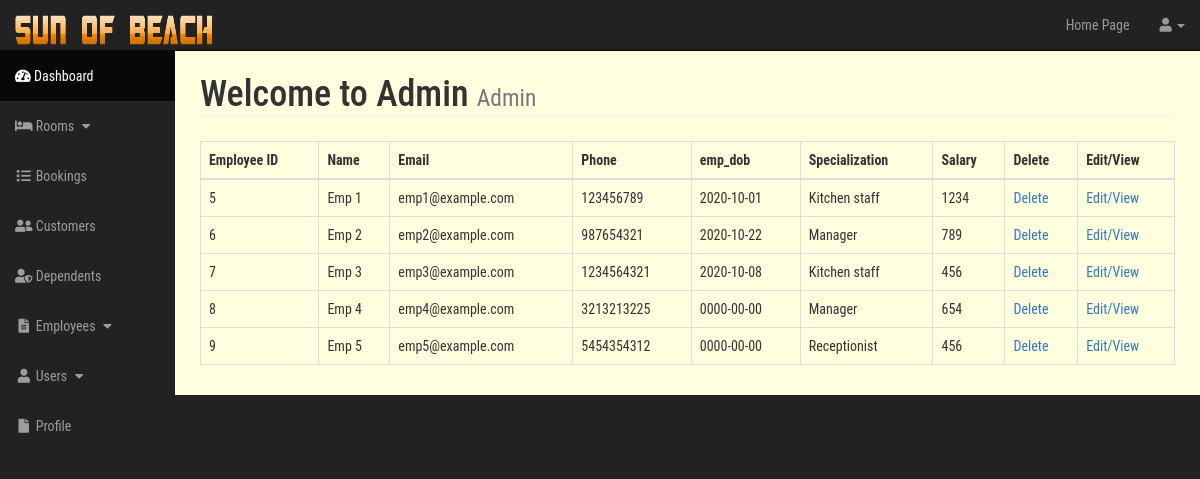
/admin/employees.php, run on the app's committed database.
### tables this page shows
CREATE TABLE `employee` (
  `emp_id` int(11) NOT NULL,
  `l_name` varchar(20) DEFAULT NULL,
  `f_name` varchar(20) DEFAULT NULL,
  `emp_email` varchar(32) DEFAULT NULL,
  `emp_phone` varchar(20) DEFAULT NULL,
  `emp_dob` date DEFAULT NULL,
  `branch_id` int(11) DEFAULT NULL
);

CREATE TABLE `kitchen_staff` (
  `salary` int(11) NOT NULL,
  `expertise` varchar(10) NOT NULL,
  `emp_id` int(11) NOT NULL
);

CREATE TABLE `manager` (
  `dept_name` varchar(10) NOT NULL,
  `salary` int(11) NOT NULL,
  `emp_id` int(11) NOT NULL
);

CREATE TABLE `receptionist` (
  `salary` int(11) NOT NULL,
  `counter_no` int(11) NOT NULL,
  `emp_id` int(11) NOT NULL
);

### admin/include/view_all_employees.php (the view, shortened to what this page needs)
<table class="table table-bordered table-hover">
    <thead>
        <tr>
            <th>Employee ID</th>
            <th>Name</th>
            <th>Email</th>
            <th>Phone</th>
            <th>emp_dob</th>
            <th>Specialization</th>
            <th>Salary</th>
            <th>Delete</th>
            <th>Edit/View</th>
        </tr>
    </thead>
    <tbody>
        <?php
        $query = "SELECT * FROM employee";
        $select_bookings=mysqli_query($con, $query);
        while($row=mysqli_fetch_assoc($select_bookings)){
            $emp_id=$row['emp_id'];
            $emp_email=$row['emp_email'];
            $emp_phone=$row['emp_phone'];
            $f_name=$row['f_name'];
            $l_name=$row['l_name'];
            $emp_dob=$row['emp_dob'];
            $query = "SELECT * FROM manager WHERE emp_id={$emp_id}";
                $select_category=mysqli_query($con, $query);
                 while($row=mysqli_fetch_assoc($select_category)){
                    $specialization="Manager";
                    $salary=$row['salary'];
                }
            $query = "SELECT * FROM receptionist WHERE emp_id={$emp_id}";
                $select_category=mysqli_query($con, $query);
                 while($row=mysqli_fetch_assoc($select_category)){
                    $specialization="Receptionist";
                    $salary=$row['salary'];
                }
            $query = "SELECT * FROM kitchen_staff WHERE emp_id={$emp_id}";
                $select_category=mysqli_query($con, $query);
                 while($row=mysqli_fetch_assoc($select_category)){
                    $specialization="Kitchen staff";
                    $salary=$row['salary'];
                }
            echo "<tr><td>{$emp_id}</td>";
            echo "<td>{$f_name} {$l_name}</td>";
            echo "<td>{$emp_email}</td>";
            echo "<td>{$emp_phone}</td>";
            echo "<td>{$emp_dob}</td>";
            echo "<td>{$specialization}</td>";
            echo "<td>{$salary}</td>";
            echo "<td><a href='employees.php?delete={$emp_id}'>Delete</a></td>";
            echo "<td><a href='employees.php?source=edit_employee&p_id={$emp_id}&cat={$specialization}'>Edit/View</a></td>";
            echo "</tr>";
        }
        ?>
    </tbody>
</table>

### admin/css/sb-admin.css (style rules this page uses)
body { margin-top: 100px; background-color: #222; font-family: 'Roboto Condensed', sans-serif; }
@media (min-width:768px) { body { margin-top: 50px; } }

### data on the page
employee: emp_id "5", f_name "Emp", l_name "1", emp_email "emp1@example.com", emp_phone "123456789", emp_dob "2020-10-01", specialization "Kitchen staff", kitchen_staff.salary "1234"
employee: emp_id "6", f_name "Emp", l_name "2", emp_email "emp2@example.com", emp_phone "987654321", emp_dob "2020-10-22", specialization "Manager", manager.salary "789"
employee: emp_id "7", f_name "Emp", l_name "3", emp_email "emp3@example.com", emp_phone "1234564321", emp_dob "2020-10-08", specialization "Kitchen staff", kitchen_staff.salary "456"
employee: emp_id "8", f_name "Emp", l_name "4", emp_email "emp4@example.com", emp_phone "3213213225", emp_dob "0000-00-00", specialization "Manager", manager.salary "654"
employee: emp_id "9", f_name "Emp", l_name "5", emp_email "emp5@example.com", emp_phone "5454354312", emp_dob "0000-00-00", specialization "Receptionist", receptionist.salary "456"
